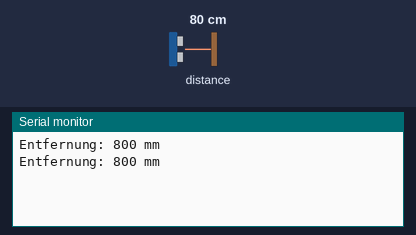
A sketch run on a simulated ESP32. Shown: the last lines printed to the serial monitor. The test bench sets the inputs (shaded band); at power-on: distance to the obstacle 80 cm.

Above: at 3.2 s.
3.3 s: distance to the obstacle set to 2 cm
At 4.6 s:
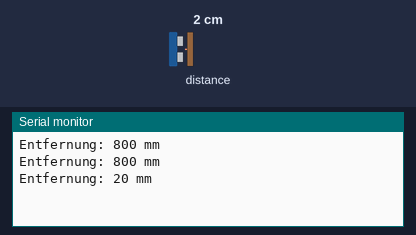
4.8 s: distance to the obstacle set to 4 cm
At 6.0 s:
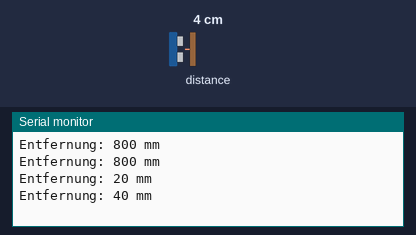
Timing chart, 0 to 7.8 s (numbered marks = the images above; inputs shaded):
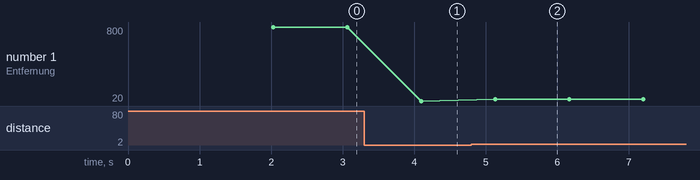

The sketch:

distanz.ino
```cpp
/**********************************************************************************************
*  distanz.ino  (Test/Demo)
*  VL53L0X Time-of-Flight Distanzsensor (TOF200C) — Distanz in mm.
*  Referenz fuer mc/distanz.h.
*  Library: VL53L0X by Pololu V1.3.1
*  Sensor: VIN<->3.3V  GND<->GND  SDA<->GPIO6  SCL<->GPIO7
*  Messbereich ca. 30-2000 mm. Status 4 = ausser Reichweite.
***********************************************************************************************/

#include <VL53L0X.h>

// Sensor-Instanz erstellen
VL53L0X sensor;

void setup() {
  Serial.begin(115200);
  delay(2000);
  Wire.begin(6,7);

  // Sensor initialisieren
  if (!sensor.init()) {
    Serial.println(F("VL53L0X nicht gefunden!"));
    while (1);
  }
}

void loop() {
  // Entfernung messen
  uint16_t distance = sensor.readRangeSingleMillimeters();

  if (sensor.timeoutOccurred()) {
    Serial.println(F("Zeitüberschreitung bei Messung!"));
  } else {
    Serial.print(F("Entfernung: "));
    Serial.print(distance);
    Serial.println(F(" mm"));
  }

  delay(1000); // Kurze Pause zwischen Messungen
}
```

Measured:
- after the input at 3.3 s, the serial monitor: prints a new line after 0.80 s (image 1)
- after the input at 4.8 s, the serial monitor: prints a new line after 0.33 s (image 2)
- plotted number 1: 800 → 20 after the input at 3.3 s, 20 → 40 after the input at 4.8 s
